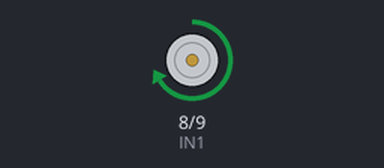
A sketch run on a simulated Arduino Uno, built with avr-gcc and run on an emulated ATmega328P. Parts: motor-driver pin pairs drawn as motors (green arrow = first pin HIGH = forward, orange = second pin HIGH = backward, longer = more drive, scaled by the enable pin).

Above: at 2.5 s.
At 7.5 s:
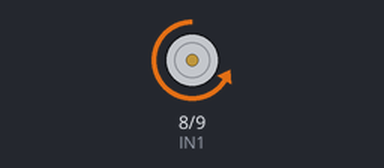
Timing chart, 0 to 13.0 s (numbered marks = the images above):
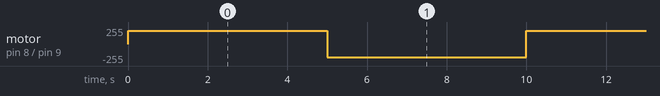

Measured:
- by itself, motor on pin 8 (IN1) / pin 9 (IN2): alternates forward 200/255 for 5.0 s and backward 200/255 for 5.0 s

The sketch:

motor.ino
```cpp
// Pines
const int IN1 = 8;
const int IN2 = 9;
const int ENA = 10;

void setup() {
  pinMode(IN1, OUTPUT);
  pinMode(IN2, OUTPUT);
  pinMode(ENA, OUTPUT);
}

void loop() {
  // Gira en una dirección
  digitalWrite(IN1, HIGH);
  digitalWrite(IN2, LOW);
  analogWrite(ENA, 200); // velocidad (0 a 255)
  delay(5000); // 5 segundos

  // Gira en la dirección contraria
  digitalWrite(IN1, LOW);
  digitalWrite(IN2, HIGH);
  analogWrite(ENA, 200);
  delay(5000); // 5 segundos
}
```
